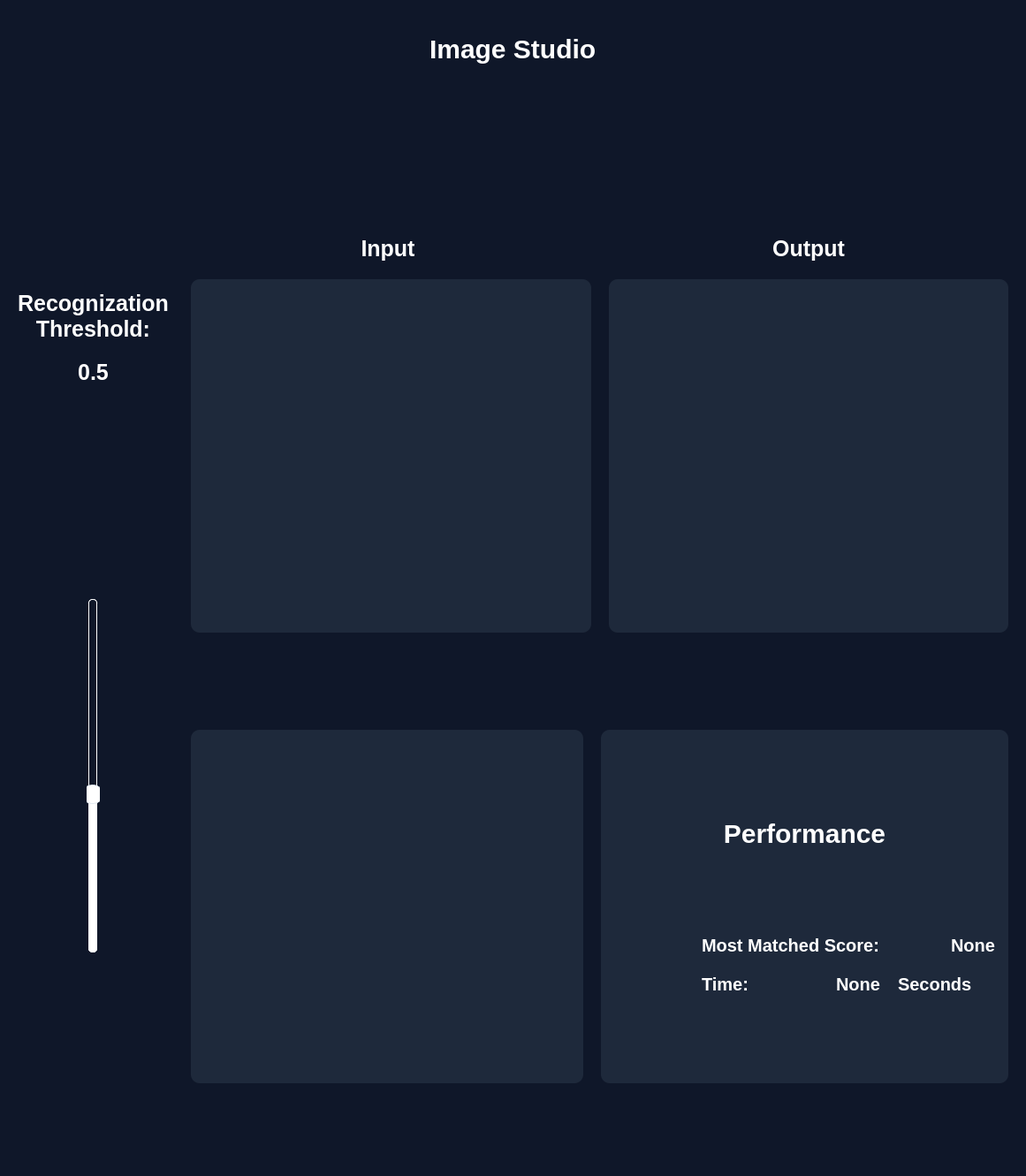
<?xml version="1.0" encoding="UTF-8"?>
<ui version="4.0">
 <class>MainWindow</class>
 <widget class="QMainWindow" name="MainWindow">
  <property name="geometry">
   <rect>
    <x>0</x>
    <y>0</y>
    <width>1161</width>
    <height>1331</height>
   </rect>
  </property>
  <property name="windowTitle">
   <string>MainWindow</string>
  </property>
  <property name="styleSheet">
   <string notr="true">*{
    background-color: #0f1729;  
    color: #ffffff;     
	font-size:14px;

}

QLineEdit {
    background-color: #0f1729;   /* Updated dark background */
    color: #ffffff;              /* Updated white text */
    border: 1px solid #ffffff;   /* Updated blue border */
	border-top:none;
	border-right: none;
	border-left: none;
    padding: 4px 8px;
    font-size: 14px;
}

QLineEdit:hover {
    border: 1px solid #ffffff;   /* Updated lighter blue on hover */
	border-top:none;
	border-right: none;
	border-left: none;
}

QLineEdit:focus {
    border: 1px solid #ffffff;   /* Stronger blue when focused */
	border-top:none;
	border-right: none;
	border-left: none;
    background-color: #142A4A;   /* Slightly lighter background on focus */
    color: #ffffff;              /* Text turns blue when focused */
}

QLineEdit::placeholder {
    color: #39bef7;              /* Lighter blue for the placeholder */
    font-style: italic;
}

QLineEdit:disabled {
    background-color: #1B2C3E;   /* Darker background when disabled */
    color: #888888;              /* Gray text when disabled */
    border: 2px solid #666666;   /* Gray border when disabled */
}

QPushButton {
    background-color: #0f1729;
    border-radius: 8px;
    padding: 10px;
}

QPushButton:hover {
    background-color: #142A4A;
}

QToolTip {
    background-color: #0f1729;   /* Updated background */
    color: #e1e8f0;              /* Updated white text */
    border: 1px solid #39bef7;   /* Updated blue border */
    padding: 5px;
    border-radius: 8px;
    font-size: 14px;
}




</string>
  </property>
  <widget class="QWidget" name="centralwidget">
   <layout class="QGridLayout" name="gridLayout">
    <property name="leftMargin">
     <number>20</number>
    </property>
    <property name="topMargin">
     <number>20</number>
    </property>
    <property name="rightMargin">
     <number>20</number>
    </property>
    <property name="bottomMargin">
     <number>20</number>
    </property>
    <item row="0" column="0">
     <layout class="QVBoxLayout" name="verticalLayout_4">
      <property name="topMargin">
       <number>0</number>
      </property>
      <item>
       <layout class="QHBoxLayout" name="horizontalLayout_2">
        <item>
         <layout class="QHBoxLayout" name="horizontalLayout_3">
          <property name="spacing">
           <number>20</number>
          </property>
          <item>
           <widget class="QPushButton" name="browse">
            <property name="minimumSize">
             <size>
              <width>70</width>
              <height>70</height>
             </size>
            </property>
            <property name="maximumSize">
             <size>
              <width>70</width>
              <height>70</height>
             </size>
            </property>
            <property name="toolTip">
             <string>normalize</string>
            </property>
            <property name="text">
             <string/>
            </property>
            <property name="icon">
             <iconset resource="icons_setup/icons.qrc">
              <normaloff>:/icons_setup/icons/browse.png</normaloff>:/icons_setup/icons/browse.png</iconset>
            </property>
            <property name="iconSize">
             <size>
              <width>45</width>
              <height>45</height>
             </size>
            </property>
           </widget>
          </item>
          <item>
           <widget class="QPushButton" name="reset">
            <property name="minimumSize">
             <size>
              <width>70</width>
              <height>70</height>
             </size>
            </property>
            <property name="maximumSize">
             <size>
              <width>70</width>
              <height>70</height>
             </size>
            </property>
            <property name="toolTip">
             <string>Reset </string>
            </property>
            <property name="text">
             <string/>
            </property>
            <property name="icon">
             <iconset resource="icons_setup/icons.qrc">
              <normaloff>:/icons_setup/icons/reset.png</normaloff>:/icons_setup/icons/reset.png</iconset>
            </property>
            <property name="iconSize">
             <size>
              <width>40</width>
              <height>40</height>
             </size>
            </property>
           </widget>
          </item>
          <item>
           <widget class="QPushButton" name="pushButton_2">
            <property name="minimumSize">
             <size>
              <width>70</width>
              <height>70</height>
             </size>
            </property>
            <property name="maximumSize">
             <size>
              <width>70</width>
              <height>70</height>
             </size>
            </property>
            <property name="toolTip">
             <string>Detect Faces</string>
            </property>
            <property name="statusTip">
             <string/>
            </property>
            <property name="text">
             <string/>
            </property>
            <property name="icon">
             <iconset resource="icons_setup/icons.qrc">
              <normaloff>:/icons_setup/icons/face-detection.png</normaloff>:/icons_setup/icons/face-detection.png</iconset>
            </property>
            <property name="iconSize">
             <size>
              <width>40</width>
              <height>40</height>
             </size>
            </property>
           </widget>
          </item>
          <item>
           <widget class="QPushButton" name="recognizeFaces">
            <property name="minimumSize">
             <size>
              <width>70</width>
              <height>70</height>
             </size>
            </property>
            <property name="maximumSize">
             <size>
              <width>70</width>
              <height>70</height>
             </size>
            </property>
            <property name="toolTip">
             <string>Recognize a Face</string>
            </property>
            <property name="statusTip">
             <string/>
            </property>
            <property name="text">
             <string/>
            </property>
            <property name="icon">
             <iconset resource="icons_setup/icons.qrc">
              <normaloff>:/icons_setup/icons/face-recognization.png</normaloff>:/icons_setup/icons/face-recognization.png</iconset>
            </property>
            <property name="iconSize">
             <size>
              <width>45</width>
              <height>45</height>
             </size>
            </property>
           </widget>
          </item>
         </layout>
        </item>
        <item>
         <spacer name="horizontalSpacer_31">
          <property name="orientation">
           <enum>Qt::Horizontal</enum>
          </property>
          <property name="sizeHint" stdset="0">
           <size>
            <width>40</width>
            <height>20</height>
           </size>
          </property>
         </spacer>
        </item>
        <item>
         <widget class="QLabel" name="label">
          <property name="styleSheet">
           <string notr="true">font-size: 30px;
font-weight: bold;</string>
          </property>
          <property name="text">
           <string>Image Studio</string>
          </property>
         </widget>
        </item>
        <item>
         <spacer name="horizontalSpacer">
          <property name="orientation">
           <enum>Qt::Horizontal</enum>
          </property>
          <property name="sizeHint" stdset="0">
           <size>
            <width>40</width>
            <height>20</height>
           </size>
          </property>
         </spacer>
        </item>
        <item>
         <layout class="QHBoxLayout" name="horizontalLayout_15">
          <property name="spacing">
           <number>20</number>
          </property>
          <item>
           <widget class="QPushButton" name="pushButton_5">
            <property name="minimumSize">
             <size>
              <width>70</width>
              <height>70</height>
             </size>
            </property>
            <property name="maximumSize">
             <size>
              <width>70</width>
              <height>70</height>
             </size>
            </property>
            <property name="styleSheet">
             <string notr="true">QPushButton {
    background-color: #0f1729;
    border-radius: 8px;
    padding: 10px;
}

QPushButton:hover {
    background-color: #0f1729;
}</string>
            </property>
            <property name="text">
             <string/>
            </property>
           </widget>
          </item>
          <item>
           <widget class="QPushButton" name="pushButton_6">
            <property name="minimumSize">
             <size>
              <width>70</width>
              <height>70</height>
             </size>
            </property>
            <property name="maximumSize">
             <size>
              <width>70</width>
              <height>70</height>
             </size>
            </property>
            <property name="styleSheet">
             <string notr="true">QPushButton {
    background-color: #0f1729;
    border-radius: 8px;
    padding: 10px;
}

QPushButton:hover {
    background-color: #0f1729;
}</string>
            </property>
            <property name="text">
             <string/>
            </property>
           </widget>
          </item>
          <item>
           <widget class="QPushButton" name="pushButton_4">
            <property name="minimumSize">
             <size>
              <width>70</width>
              <height>70</height>
             </size>
            </property>
            <property name="maximumSize">
             <size>
              <width>70</width>
              <height>70</height>
             </size>
            </property>
            <property name="styleSheet">
             <string notr="true">QPushButton {
    background-color: #0f1729;
    border-radius: 8px;
    padding: 10px;
}

QPushButton:hover {
    background-color: #0f1729;
}</string>
            </property>
            <property name="text">
             <string/>
            </property>
           </widget>
          </item>
          <item>
           <widget class="QPushButton" name="detectFaces">
            <property name="minimumSize">
             <size>
              <width>70</width>
              <height>70</height>
             </size>
            </property>
            <property name="maximumSize">
             <size>
              <width>70</width>
              <height>70</height>
             </size>
            </property>
            <property name="styleSheet">
             <string notr="true">QPushButton {
    background-color: #0f1729;
    border-radius: 8px;
    padding: 10px;
}

QPushButton:hover {
    background-color: #0f1729;
}</string>
            </property>
            <property name="text">
             <string/>
            </property>
           </widget>
          </item>
         </layout>
        </item>
       </layout>
      </item>
     </layout>
    </item>
    <item row="1" column="0">
     <layout class="QHBoxLayout" name="horizontalLayout_7">
      <property name="spacing">
       <number>25</number>
      </property>
      <item>
       <layout class="QVBoxLayout" name="verticalLayout_2">
        <property name="spacing">
         <number>20</number>
        </property>
        <property name="topMargin">
         <number>10</number>
        </property>
        <property name="bottomMargin">
         <number>10</number>
        </property>
        <item>
         <spacer name="verticalSpacer_4">
          <property name="orientation">
           <enum>Qt::Vertical</enum>
          </property>
          <property name="sizeHint" stdset="0">
           <size>
            <width>20</width>
            <height>40</height>
           </size>
          </property>
         </spacer>
        </item>
        <item>
         <layout class="QVBoxLayout" name="verticalLayout_7">
          <item>
           <widget class="QLabel" name="label_5">
            <property name="styleSheet">
             <string notr="true">border: none;
font-size: 25px;
font-weight: bold;</string>
            </property>
            <property name="text">
             <string>Recognization Threshold:</string>
            </property>
            <property name="alignment">
             <set>Qt::AlignCenter</set>
            </property>
            <property name="wordWrap">
             <bool>true</bool>
            </property>
           </widget>
          </item>
          <item>
           <widget class="QLabel" name="threshold">
            <property name="styleSheet">
             <string notr="true">border: none;
font-size: 25px;
font-weight: bold;</string>
            </property>
            <property name="text">
             <string>0.5</string>
            </property>
            <property name="alignment">
             <set>Qt::AlignCenter</set>
            </property>
           </widget>
          </item>
         </layout>
        </item>
        <item>
         <spacer name="verticalSpacer_6">
          <property name="orientation">
           <enum>Qt::Vertical</enum>
          </property>
          <property name="sizeHint" stdset="0">
           <size>
            <width>20</width>
            <height>40</height>
           </size>
          </property>
         </spacer>
        </item>
        <item>
         <layout class="QHBoxLayout" name="horizontalLayout_9">
          <item>
           <widget class="QSlider" name="slider">
            <property name="minimumSize">
             <size>
              <width>0</width>
              <height>400</height>
             </size>
            </property>
            <property name="maximumSize">
             <size>
              <width>16777215</width>
              <height>400</height>
             </size>
            </property>
            <property name="styleSheet">
             <string notr="true">/* For vertical sliders */
QSlider::groove:vertical {
    border: 1px solid #ffffff;
    width: 8px;  /* Width instead of height for vertical */
    background: #0f1729;
    border-radius: 4px;
}

QSlider::handle:vertical {
    background: #ffffff;
    border: 1px solid #e1e8f0;
    width: 20px;
    height: 20px;
    border-radius: 10px;
    margin: 0 -7px;  /* Horizontal margin instead of vertical */
}

QSlider::sub-page:vertical {
    background: #0f1729;  /* Usually inverse of horizontal */
    border: 1px solid #ffffff;
    width: 8px;
    border-radius: 4px;
}

QSlider::add-page:vertical {
    background: #ffffff;  /* Usually inverse of horizontal */
    border: 1px solid #ffffff;
    width: 8px;
    border-radius: 4px;
}</string>
            </property>
            <property name="minimum">
             <number>1</number>
            </property>
            <property name="maximum">
             <number>10</number>
            </property>
            <property name="value">
             <number>5</number>
            </property>
            <property name="orientation">
             <enum>Qt::Vertical</enum>
            </property>
           </widget>
          </item>
         </layout>
        </item>
        <item>
         <spacer name="verticalSpacer_5">
          <property name="orientation">
           <enum>Qt::Vertical</enum>
          </property>
          <property name="sizeHint" stdset="0">
           <size>
            <width>20</width>
            <height>40</height>
           </size>
          </property>
         </spacer>
        </item>
       </layout>
      </item>
      <item>
       <layout class="QVBoxLayout" name="verticalLayout_5">
        <item>
         <spacer name="verticalSpacer_16">
          <property name="orientation">
           <enum>Qt::Vertical</enum>
          </property>
          <property name="sizeHint" stdset="0">
           <size>
            <width>20</width>
            <height>40</height>
           </size>
          </property>
         </spacer>
        </item>
        <item>
         <spacer name="verticalSpacer_19">
          <property name="orientation">
           <enum>Qt::Vertical</enum>
          </property>
          <property name="sizeHint" stdset="0">
           <size>
            <width>20</width>
            <height>40</height>
           </size>
          </property>
         </spacer>
        </item>
        <item>
         <layout class="QHBoxLayout" name="horizontalLayout">
          <property name="spacing">
           <number>20</number>
          </property>
          <item>
           <layout class="QVBoxLayout" name="verticalLayout_3">
            <item>
             <widget class="QLabel" name="label_13">
              <property name="maximumSize">
               <size>
                <width>16777215</width>
                <height>30</height>
               </size>
              </property>
              <property name="styleSheet">
               <string notr="true">border: none;
font-size: 25px;
font-weight: bold;</string>
              </property>
              <property name="text">
               <string>Input </string>
              </property>
              <property name="alignment">
               <set>Qt::AlignCenter</set>
              </property>
             </widget>
            </item>
            <item>
             <layout class="QVBoxLayout" name="verticalLayout_17">
              <item>
               <layout class="QHBoxLayout" name="horizontalLayout_17"/>
              </item>
              <item>
               <widget class="QFrame" name="inputFrame">
                <property name="sizePolicy">
                 <sizepolicy hsizetype="Preferred" vsizetype="Preferred">
                  <horstretch>0</horstretch>
                  <verstretch>0</verstretch>
                 </sizepolicy>
                </property>
                <property name="minimumSize">
                 <size>
                  <width>400</width>
                  <height>400</height>
                 </size>
                </property>
                <property name="maximumSize">
                 <size>
                  <width>700</width>
                  <height>700</height>
                 </size>
                </property>
                <property name="styleSheet">
                 <string notr="true">QFrame{
background-color:#1E293B;
border-radius: 10px
}</string>
                </property>
                <property name="frameShape">
                 <enum>QFrame::StyledPanel</enum>
                </property>
                <property name="frameShadow">
                 <enum>QFrame::Raised</enum>
                </property>
               </widget>
              </item>
             </layout>
            </item>
           </layout>
          </item>
          <item>
           <layout class="QVBoxLayout" name="verticalLayout">
            <item>
             <widget class="QLabel" name="label_15">
              <property name="maximumSize">
               <size>
                <width>16777215</width>
                <height>30</height>
               </size>
              </property>
              <property name="styleSheet">
               <string notr="true">border: none;
font-size: 25px;
font-weight: bold;</string>
              </property>
              <property name="text">
               <string>Output</string>
              </property>
              <property name="alignment">
               <set>Qt::AlignCenter</set>
              </property>
             </widget>
            </item>
            <item>
             <layout class="QVBoxLayout" name="verticalLayout_19">
              <item>
               <layout class="QHBoxLayout" name="horizontalLayout_19"/>
              </item>
              <item>
               <widget class="QFrame" name="outputFrame">
                <property name="sizePolicy">
                 <sizepolicy hsizetype="Preferred" vsizetype="Preferred">
                  <horstretch>0</horstretch>
                  <verstretch>0</verstretch>
                 </sizepolicy>
                </property>
                <property name="minimumSize">
                 <size>
                  <width>400</width>
                  <height>400</height>
                 </size>
                </property>
                <property name="maximumSize">
                 <size>
                  <width>700</width>
                  <height>700</height>
                 </size>
                </property>
                <property name="styleSheet">
                 <string notr="true">QFrame{
background-color:#1E293B;
border-radius: 10px
}</string>
                </property>
                <property name="frameShape">
                 <enum>QFrame::StyledPanel</enum>
                </property>
                <property name="frameShadow">
                 <enum>QFrame::Raised</enum>
                </property>
               </widget>
              </item>
             </layout>
            </item>
           </layout>
          </item>
         </layout>
        </item>
        <item>
         <spacer name="verticalSpacer_20">
          <property name="orientation">
           <enum>Qt::Vertical</enum>
          </property>
          <property name="sizeHint" stdset="0">
           <size>
            <width>20</width>
            <height>40</height>
           </size>
          </property>
         </spacer>
        </item>
        <item>
         <layout class="QHBoxLayout" name="horizontalLayout_4">
          <property name="spacing">
           <number>20</number>
          </property>
          <item>
           <widget class="QFrame" name="rocFrame">
            <property name="minimumSize">
             <size>
              <width>400</width>
              <height>400</height>
             </size>
            </property>
            <property name="maximumSize">
             <size>
              <width>700</width>
              <height>700</height>
             </size>
            </property>
            <property name="styleSheet">
             <string notr="true">QFrame{
background-color:#1E293B;
border-radius: 10px
}</string>
            </property>
            <property name="frameShape">
             <enum>QFrame::StyledPanel</enum>
            </property>
            <property name="frameShadow">
             <enum>QFrame::Raised</enum>
            </property>
            <layout class="QGridLayout" name="gridLayout_2"/>
           </widget>
          </item>
          <item>
           <widget class="QFrame" name="performanceFrame">
            <property name="sizePolicy">
             <sizepolicy hsizetype="Preferred" vsizetype="Preferred">
              <horstretch>0</horstretch>
              <verstretch>0</verstretch>
             </sizepolicy>
            </property>
            <property name="minimumSize">
             <size>
              <width>400</width>
              <height>400</height>
             </size>
            </property>
            <property name="maximumSize">
             <size>
              <width>700</width>
              <height>700</height>
             </size>
            </property>
            <property name="styleSheet">
             <string notr="true">QFrame{
background-color:#1E293B;
border-radius: 10px
}</string>
            </property>
            <property name="frameShape">
             <enum>QFrame::StyledPanel</enum>
            </property>
            <property name="frameShadow">
             <enum>QFrame::Raised</enum>
            </property>
            <layout class="QGridLayout" name="gridLayout_3">
             <item row="1" column="0">
              <widget class="QLabel" name="label_2">
               <property name="styleSheet">
                <string notr="true">font-size: 30px;
font-weight: bold;</string>
               </property>
               <property name="text">
                <string>Performance</string>
               </property>
               <property name="alignment">
                <set>Qt::AlignCenter</set>
               </property>
              </widget>
             </item>
             <item row="2" column="0">
              <spacer name="verticalSpacer">
               <property name="orientation">
                <enum>Qt::Vertical</enum>
               </property>
               <property name="sizeHint" stdset="0">
                <size>
                 <width>20</width>
                 <height>40</height>
                </size>
               </property>
              </spacer>
             </item>
             <item row="0" column="0">
              <spacer name="verticalSpacer_3">
               <property name="orientation">
                <enum>Qt::Vertical</enum>
               </property>
               <property name="sizeHint" stdset="0">
                <size>
                 <width>20</width>
                 <height>40</height>
                </size>
               </property>
              </spacer>
             </item>
             <item row="3" column="0">
              <layout class="QVBoxLayout" name="verticalLayout_6">
               <property name="spacing">
                <number>20</number>
               </property>
               <item>
                <layout class="QHBoxLayout" name="horizontalLayout_8">
                 <item>
                  <widget class="QLabel" name="label_10">
                   <property name="styleSheet">
                    <string notr="true">font-size: 20px;
font-weight: bold;
margin-left: 100px</string>
                   </property>
                   <property name="text">
                    <string>Most Matched Score:</string>
                   </property>
                  </widget>
                 </item>
                 <item>
                  <widget class="QLabel" name="mostMatchedScore">
                   <property name="styleSheet">
                    <string notr="true">font-size: 20px;
font-weight: bold;
margin-left: 50px</string>
                   </property>
                   <property name="text">
                    <string>None</string>
                   </property>
                   <property name="alignment">
                    <set>Qt::AlignLeading|Qt::AlignLeft|Qt::AlignVCenter</set>
                   </property>
                  </widget>
                 </item>
                </layout>
               </item>
               <item>
                <layout class="QHBoxLayout" name="horizontalLayout_5">
                 <item>
                  <widget class="QLabel" name="label_3">
                   <property name="styleSheet">
                    <string notr="true">font-size: 20px;
font-weight: bold;
margin-left: 100px</string>
                   </property>
                   <property name="text">
                    <string>Time: </string>
                   </property>
                  </widget>
                 </item>
                 <item>
                  <widget class="QLabel" name="time">
                   <property name="styleSheet">
                    <string notr="true">font-size: 20px;
font-weight: bold;</string>
                   </property>
                   <property name="text">
                    <string>None</string>
                   </property>
                   <property name="alignment">
                    <set>Qt::AlignRight|Qt::AlignTrailing|Qt::AlignVCenter</set>
                   </property>
                  </widget>
                 </item>
                 <item>
                  <widget class="QLabel" name="label_4">
                   <property name="styleSheet">
                    <string notr="true">font-size: 20px;
font-weight: bold;</string>
                   </property>
                   <property name="text">
                    <string>Seconds</string>
                   </property>
                  </widget>
                 </item>
                </layout>
               </item>
              </layout>
             </item>
             <item row="6" column="0">
              <spacer name="verticalSpacer_2">
               <property name="orientation">
                <enum>Qt::Vertical</enum>
               </property>
               <property name="sizeHint" stdset="0">
                <size>
                 <width>20</width>
                 <height>40</height>
                </size>
               </property>
              </spacer>
             </item>
            </layout>
           </widget>
          </item>
         </layout>
        </item>
        <item>
         <spacer name="verticalSpacer_12">
          <property name="orientation">
           <enum>Qt::Vertical</enum>
          </property>
          <property name="sizeHint" stdset="0">
           <size>
            <width>20</width>
            <height>40</height>
           </size>
          </property>
         </spacer>
        </item>
       </layout>
      </item>
     </layout>
    </item>
   </layout>
  </widget>
 </widget>
 <resources>
  <include location="icons_setup/icons.qrc"/>
 </resources>
 <connections/>
</ui>
